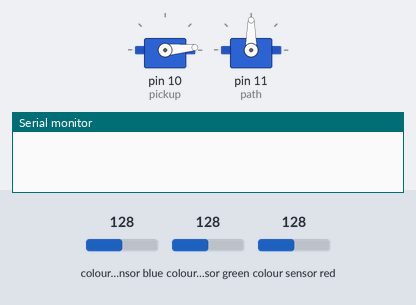
The sketch below on a simulated Arduino Uno, built with avr-gcc and run on an emulated ATmega328P. Parts: 2 × servo, the last lines printed to the serial monitor. Wiring (inferred from the names in the program): TCS3200 colour sensor: output pin 8; S2 pin 7; S3 pin 6; S0 pin 4; S1 pin 5. The test bench sets the inputs (shaded band); at power-on: colour sensor blue 128, colour sensor green 128, colour sensor red 128.

Above: at 0.05 s.
At 0.9 s:
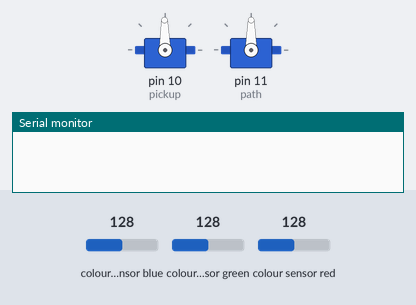
At 1.75 s:
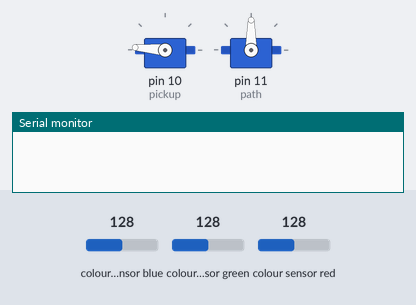
At 5.0 s:
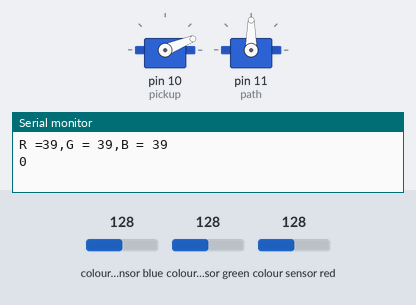
Timing chart, 0 to 8.1 s (numbered marks = the images above):
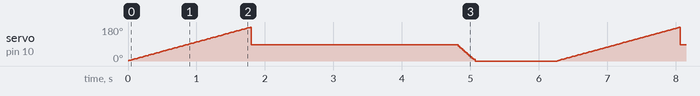

The sketch:

color_sorter.ino
```cpp
#include <Servo.h>

Servo pickup;
Servo path;

#define S0 4
#define S1 5
#define S2 7
#define S3 6

#define sensorOut 8

int fR = 0;
int fG = 0;
int fB = 0;

int cR = 0;
int cG = 0;
int cB = 0;

void setup() {

  Serial.begin(9600);

  pinMode(S0,OUTPUT);
  pinMode(S1,OUTPUT);
  pinMode(S2,OUTPUT);
  pinMode(S3,OUTPUT);
  pinMode(sensorOut,INPUT);
  //serial communication
  Serial.begin(9600);
  //frequency scaled to 20%; common practice
  digitalWrite(S0,HIGH);
  digitalWrite(S1,LOW);

  pickup.attach(10);
  path.attach(11);
}

void loop() {
   for(int x =2; x<180; x++){
     pickup.write(x);
     delay(10);
   }
   delay(5);
   pickup.write(86);
  delay(1000);
  int color = getColor();
  switch (color){
    case 1:
      path.write(5);
      break;
    case 2:
      path.write(35);
      break;
    case 3:
      path.write(80);
      break;
  }
   delay(1000);
   for(int x =86; x>-1; x--){
     pickup.write(x);
     delay(3);
   }
  delay(1200);


}

int getColor(){
  ///////////////////////////////////////////////////////////////////////////////////////////////////////////////////////////////////
  //red colour
  ///////////////////////////////////////////////////////////////////////////////////////////////////////////////////////////////////
  digitalWrite(S2,LOW);
  digitalWrite(S3,LOW);
  fR = pulseIn(sensorOut,LOW);//reading red colour frequency
  //cR = map(fR,142 , 231, 255, 0);


  Serial.print("R =");
  Serial.print(fR);


  ///////////////////////////////////////////////////////////////////////////////////////////////////////////////////////////////////
  //green colour
  ///////////////////////////////////////////////////////////////////////////////////////////////////////////////////////////////////
  digitalWrite(S2,HIGH);
  digitalWrite(S3,HIGH);
  fG = pulseIn(sensorOut,LOW);//reading green colour frequency
  //cG = map(fG, 153, 230, 255, 0);


  Serial.print(",G = ");
  Serial.print(fG);


  ///////////////////////////////////////////////////////////////////////////////////////////////////////////////////////////////////
  //blue colour
  ///////////////////////////////////////////////////////////////////////////////////////////////////////////////////////////////////
  digitalWrite(S2,LOW);
  digitalWrite(S3,HIGH);
  fB = pulseIn(sensorOut,LOW);//reading blue colour frequency
  //cB = map(fB, XX, XX, 255, 0);

  Serial.print(",B = ");
  Serial.print(fB);
  Serial.println();

  int color = 0;

  // checks what colour is being detected
  if( fR>124 & fR<134 &fG>136){
      color=1;//red
  }

  if(fR>125 & fR<137 &fG>129 & fG<138 ){
      color =2;//green
  }
  if( fR>100 & fR<120  & fG>90 & fG<151){
      color =3;//yellow
  }
  Serial.println(color);
  delay(1000);
  return color;
}
```
